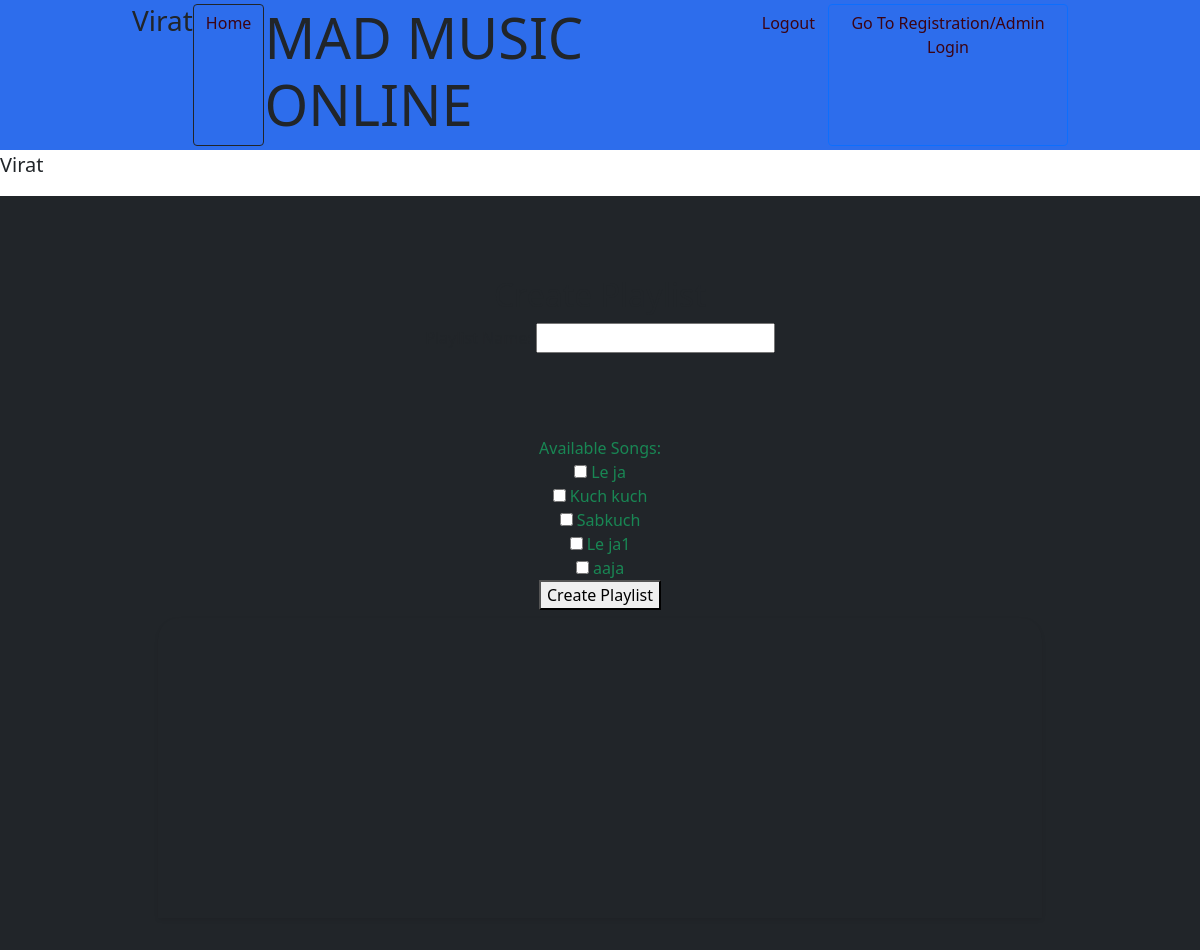
Screenshot of /create_playlist (signed in) with the database file from the repository.
### application/models.py (models this page shows, shortened)
class User(db.Model):
    __tablename__ = 'user'
    __table_args__ = {'extend_existing': True}
    id = db.Column(db.Integer, autoincrement = True, primary_key = True )
    firstname = db.Column(db.String(20), nullable = False, )
    lastname = db.Column(db.String(20), nullable = False, )
    continent= db.Column(db.String(20), nullable = False, )
    email = db.Column(db.String(50), nullable = False, unique = True )
    password = db.Column(db.String(12), nullable = False,)
    is_creator = db.Column(db.Boolean, default = 0)
    is_blacklisted = db.Column(db.Boolean, default = 0)
    playlists = db.relationship('Playlist',
                                secondary = users,  backref = db.backref('associated_users', lazy = True))
    albums = db.relationship('Album',
                              backref = db.backref('associated_albums', lazy = True))
    songs = db.relationship('Song',
                            backref=db.backref('creator', lazy=True), cascade='all, delete-orphan')

class Song(db.Model):
    __tablename__ = 'song'
    __table_args__ = {'extend_existing': True}
    id = db.Column(db.Integer, autoincrement = True, primary_key = True )
    name = db.Column(db.String(100), nullable = False, unique = True )
    lyrics = db.Column(db.String(10000), nullable= False)
    audio = db.Column(db.String(10000), nullable= False)
    creater_id = db.Column(db.Integer, db.ForeignKey('user.id'), nullable= False)
    created_on =db.Column(db.DateTime(timezone=True), default =datetime.utcnow())
    duration= db.Column(db.Integer, default = 0)
    likes = db.Column(db.Integer, default=0)
    ratings = db.relationship('SongRating', backref='song', lazy=True)
    avg_rating = db.Column(db.Integer, default= 0)
    album_id = db.Column(db.Integer, db.ForeignKey('album.id'), nullable= True)
    is_abusive = db.Column(db.Boolean, default = 0)
    playlists = db.relationship(
        'Playlist',
        secondary=songs,
        primaryjoin='Song.id == songs.c.song_id',
        secondaryjoin='Playlist.id == songs.c.playlist_id',
        backref=db.backref('associated_songs', lazy=True),
        cascade='all',
        single_parent=True,
    )

### application/controllers.py (the view, shortened to what this page needs)
@app.route('/create_playlist', methods=['GET', 'POST'])
def create_playlist():
    if request.method == 'GET':
        email= session['user_email']
        password= session['user_password']
        user = db.session.query(User).filter_by(email=email, password=password).first()
        user_songs = db.session.query(Song).filter_by(creater_id=user.id).all()
        all_songs = db.session.query(Song).all()
    return render_template('create_playlist.html', key=user.firstname, user_songs=user_songs, user_iscreator=user.is_creator, all_songs=all_songs, genre_songs=all_songs)

### templates/create_playlist.html (shortened to what this page needs)
<!DOCTYPE html>
<html lang="en">
<head>
    <link rel="stylesheet" href="https://stackpath.bootstrapcdn.com/bootstrap/5.0.0-alpha1/css/bootstrap.min.css"
>
</head>
<body>
    <nav class="site-header sticky-top py-1">
        <div class="container d-flex flex-column flex-md-row justify-content-between">
            <h3 class="display-9 font-weight-normal"> {{ key }} </h3>
            <a class="btn btn-outline-dark" href="/user_home"> Home </a>
            <h1 class="display-4 font-weight-normal">MAD MUSIC ONLINE</h1>
            <a class="btn btn-outline" href="/user_login"> Logout </a>
            <a class="btn btn-outline-primary" href="/"> Go To Registration/Admin Login </a>
        </div>
    </nav>
    <p class="lead font-weight-normal"> {{ key }} </p>
 <div class="bg-dark mr-md-3 pt-3 px-3 pt-md-5 px-md-5 text-center text-black overflow-hidden">
    <div class="my-3 py-3">
        <h2>Create Playlist</h2>
        <form method="POST" action="/create_playlist" class="playlist-form">
            <label for="playlist-name">Playlist Name:</label>
            <input type="text" id="playlist-name" name="playlist_name" required>
            <div class="container text-center bg-dark p-2 text-success bg-opacity-10">
                <div class="col-8 gx=5">
                  <h1 class = "display-4">    &nbsp;&nbsp;&nbsp; &nbsp;&nbsp;
                </h1>
          </div>
            <label>Available Songs:</label>
            <div class="song-list">
                {% for song in all_songs %}
                <div class="song">
                    <input type="checkbox" id="song_{{ song.id }}" name="songs[]" value="{{ song.id }}">
                    <label for="song_{{ song.id }}">{{ song.name }}</label>
                </div>
                {% endfor %}
            </div>
            <button type="submit">Create Playlist</button>
        </form>
    </div>
    <div class="bg-dark shadow-sm mx-auto" style="width: 80%; height: 300px; border-radius: 21px 21px 0 0;">
    </div>
</div>
</body>
</html>

### templates/create_playlist.html (style rules this page uses)
.container { max-width: 960px; }
.site-header { background-color: rgba(9, 84, 233, 0.85); -webkit-backdrop-filter: saturate(180%) blur(20px); backdrop-filter: saturate(180%) blur(20px); }
.site-header a { color: rgb(60, 4, 19); transition: color .15s ease-in-out; }

### rows the page displays
User: firstname "Virat"
Song: name "Le ja"
Song: name "Kuch kuch"
Song: name "Sabkuch"
Song: name "Le ja1"
Song: name "aaja"
